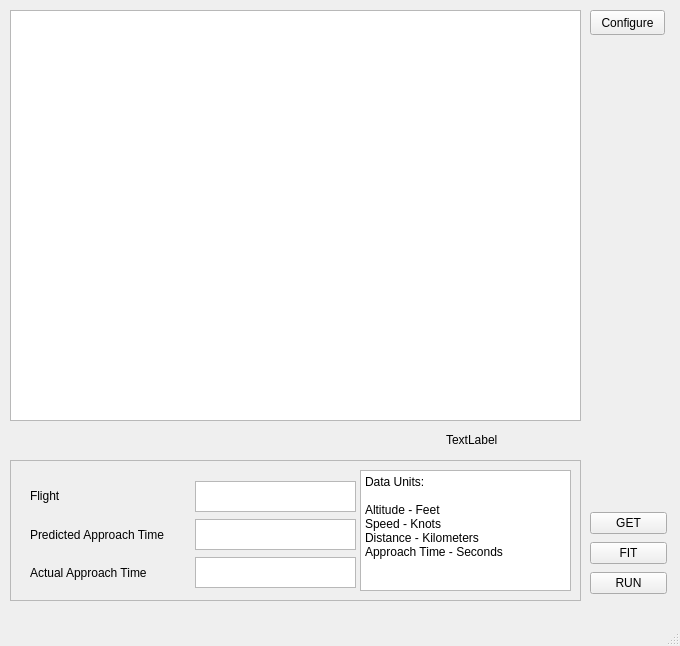
<?xml version="1.0" encoding="UTF-8"?>
<ui version="4.0">
 <class>MainWindow</class>
 <widget class="QMainWindow" name="MainWindow">
  <property name="geometry">
   <rect>
    <x>0</x>
    <y>0</y>
    <width>680</width>
    <height>646</height>
   </rect>
  </property>
  <property name="minimumSize">
   <size>
    <width>680</width>
    <height>646</height>
   </size>
  </property>
  <property name="maximumSize">
   <size>
    <width>680</width>
    <height>646</height>
   </size>
  </property>
  <property name="windowTitle">
   <string>FR24 Analyzer</string>
  </property>
  <property name="autoFillBackground">
   <bool>false</bool>
  </property>
  <widget class="QWidget" name="centralwidget">
   <widget class="QPushButton" name="configureButton">
    <property name="geometry">
     <rect>
      <x>590</x>
      <y>10</y>
      <width>75</width>
      <height>25</height>
     </rect>
    </property>
    <property name="text">
     <string>Configure</string>
    </property>
   </widget>
   <widget class="QTableWidget" name="dbTable">
    <property name="geometry">
     <rect>
      <x>10</x>
      <y>10</y>
      <width>571</width>
      <height>411</height>
     </rect>
    </property>
    <property name="editTriggers">
     <set>QAbstractItemView::NoEditTriggers</set>
    </property>
    <attribute name="horizontalHeaderCascadingSectionResizes">
     <bool>false</bool>
    </attribute>
   </widget>
   <widget class="QFrame" name="frame">
    <property name="geometry">
     <rect>
      <x>10</x>
      <y>460</y>
      <width>571</width>
      <height>141</height>
     </rect>
    </property>
    <property name="frameShape">
     <enum>QFrame::StyledPanel</enum>
    </property>
    <property name="frameShadow">
     <enum>QFrame::Raised</enum>
    </property>
    <widget class="QTextEdit" name="textEdit">
     <property name="geometry">
      <rect>
       <x>350</x>
       <y>10</y>
       <width>211</width>
       <height>121</height>
      </rect>
     </property>
     <property name="html">
      <string>&lt;!DOCTYPE HTML PUBLIC &quot;-//W3C//DTD HTML 4.0//EN&quot; &quot;http://www.w3.org/TR/REC-html40/strict.dtd&quot;&gt;
&lt;html&gt;&lt;head&gt;&lt;meta name=&quot;qrichtext&quot; content=&quot;1&quot; /&gt;&lt;style type=&quot;text/css&quot;&gt;
p, li { white-space: pre-wrap; }
&lt;/style&gt;&lt;/head&gt;&lt;body style=&quot; font-family:'Sans Serif'; font-size:9pt; font-weight:400; font-style:normal;&quot;&gt;
&lt;p style=&quot; margin-top:0px; margin-bottom:0px; margin-left:0px; margin-right:0px; -qt-block-indent:0; text-indent:0px;&quot;&gt;Data Units:&lt;/p&gt;
&lt;p style=&quot;-qt-paragraph-type:empty; margin-top:0px; margin-bottom:0px; margin-left:0px; margin-right:0px; -qt-block-indent:0; text-indent:0px;&quot;&gt;&lt;br /&gt;&lt;/p&gt;
&lt;p style=&quot; margin-top:0px; margin-bottom:0px; margin-left:0px; margin-right:0px; -qt-block-indent:0; text-indent:0px;&quot;&gt;Altitude - Feet&lt;/p&gt;
&lt;p style=&quot; margin-top:0px; margin-bottom:0px; margin-left:0px; margin-right:0px; -qt-block-indent:0; text-indent:0px;&quot;&gt;Speed - Knots&lt;/p&gt;
&lt;p style=&quot; margin-top:0px; margin-bottom:0px; margin-left:0px; margin-right:0px; -qt-block-indent:0; text-indent:0px;&quot;&gt;Distance - Kilometers&lt;/p&gt;
&lt;p style=&quot; margin-top:0px; margin-bottom:0px; margin-left:0px; margin-right:0px; -qt-block-indent:0; text-indent:0px;&quot;&gt;Approach Time - Seconds&lt;/p&gt;
&lt;p style=&quot;-qt-paragraph-type:empty; margin-top:0px; margin-bottom:0px; margin-left:0px; margin-right:0px; -qt-block-indent:0; text-indent:0px;&quot;&gt;&lt;br /&gt;&lt;/p&gt;&lt;/body&gt;&lt;/html&gt;</string>
     </property>
    </widget>
    <widget class="QWidget" name="">
     <property name="geometry">
      <rect>
       <x>20</x>
       <y>20</y>
       <width>326</width>
       <height>109</height>
      </rect>
     </property>
     <layout class="QHBoxLayout" name="horizontalLayout">
      <item>
       <layout class="QVBoxLayout" name="verticalLayout_3">
        <item>
         <widget class="QLabel" name="label">
          <property name="text">
           <string>Flight</string>
          </property>
         </widget>
        </item>
        <item>
         <widget class="QLabel" name="label_2">
          <property name="text">
           <string>Predicted Approach Time</string>
          </property>
         </widget>
        </item>
        <item>
         <widget class="QLabel" name="label_3">
          <property name="text">
           <string>Actual Approach Time</string>
          </property>
         </widget>
        </item>
       </layout>
      </item>
      <item>
       <layout class="QVBoxLayout" name="verticalLayout_2">
        <item>
         <widget class="QTextEdit" name="predFlight">
          <property name="minimumSize">
           <size>
            <width>161</width>
            <height>31</height>
           </size>
          </property>
          <property name="maximumSize">
           <size>
            <width>161</width>
            <height>31</height>
           </size>
          </property>
         </widget>
        </item>
        <item>
         <widget class="QTextEdit" name="predApproach">
          <property name="minimumSize">
           <size>
            <width>161</width>
            <height>31</height>
           </size>
          </property>
          <property name="maximumSize">
           <size>
            <width>161</width>
            <height>31</height>
           </size>
          </property>
         </widget>
        </item>
        <item>
         <widget class="QTextEdit" name="actApproach">
          <property name="minimumSize">
           <size>
            <width>161</width>
            <height>31</height>
           </size>
          </property>
          <property name="maximumSize">
           <size>
            <width>161</width>
            <height>31</height>
           </size>
          </property>
         </widget>
        </item>
       </layout>
      </item>
     </layout>
    </widget>
   </widget>
   <widget class="QLabel" name="rowCount">
    <property name="geometry">
     <rect>
      <x>446</x>
      <y>430</y>
      <width>131</width>
      <height>20</height>
     </rect>
    </property>
    <property name="text">
     <string>TextLabel</string>
    </property>
   </widget>
   <widget class="QWidget" name="layoutWidget">
    <property name="geometry">
     <rect>
      <x>590</x>
      <y>510</y>
      <width>77</width>
      <height>89</height>
     </rect>
    </property>
    <layout class="QVBoxLayout" name="verticalLayout">
     <item>
      <widget class="QPushButton" name="getButton">
       <property name="text">
        <string>GET</string>
       </property>
      </widget>
     </item>
     <item>
      <widget class="QPushButton" name="fitButton">
       <property name="text">
        <string>FIT</string>
       </property>
      </widget>
     </item>
     <item>
      <widget class="QPushButton" name="getButton_3">
       <property name="text">
        <string>RUN</string>
       </property>
      </widget>
     </item>
    </layout>
   </widget>
  </widget>
  <widget class="QMenuBar" name="menubar">
   <property name="geometry">
    <rect>
     <x>0</x>
     <y>0</y>
     <width>680</width>
     <height>20</height>
    </rect>
   </property>
  </widget>
  <widget class="QStatusBar" name="statusbar"/>
 </widget>
 <resources/>
 <connections/>
</ui>
